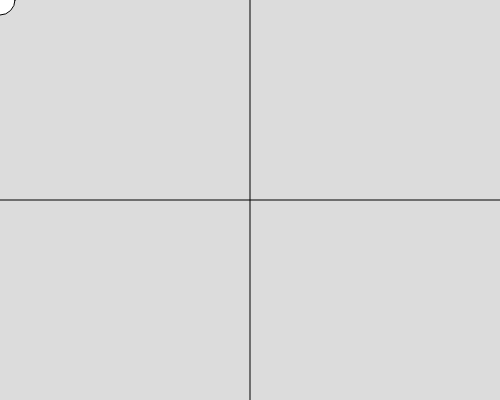
Frame 1 (no input)
Frame 60 (no input): identical to frame 1, image omitted
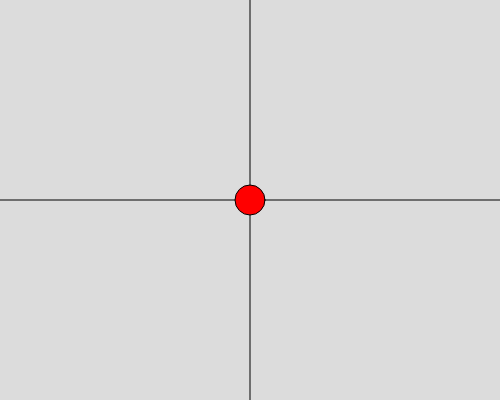
Frame 120 (the mouse pressed at the canvas centre since frame 60)

The p5.js sketch that drew these frames (run headless with seeded random() and noise() and a simulated clock; from frame 60 on, the mouse is pressed at the canvas centre):

// p5.js sketch
// ── sketch.js
function setup() {
  createCanvas(500, 400);
}

function draw() {
  background(220);

// if(mouseX > width/2 && mouseY > height/2) {fill ('white')}
//   else if (mouseX < width/2 && mouseY < height/2) {fill('white')}
//   else {fill('red')}

if(mouseX > width/2 && mouseY > height/2 || mouseX < width/2 && mouseY < height/2) {
  fill ('white');
}
  else {fill('red')}
  
  line(width/2,0,width/2,height)
  line(0,height/2,width,height/2)
  
  circle(mouseX,mouseY,30);

}
